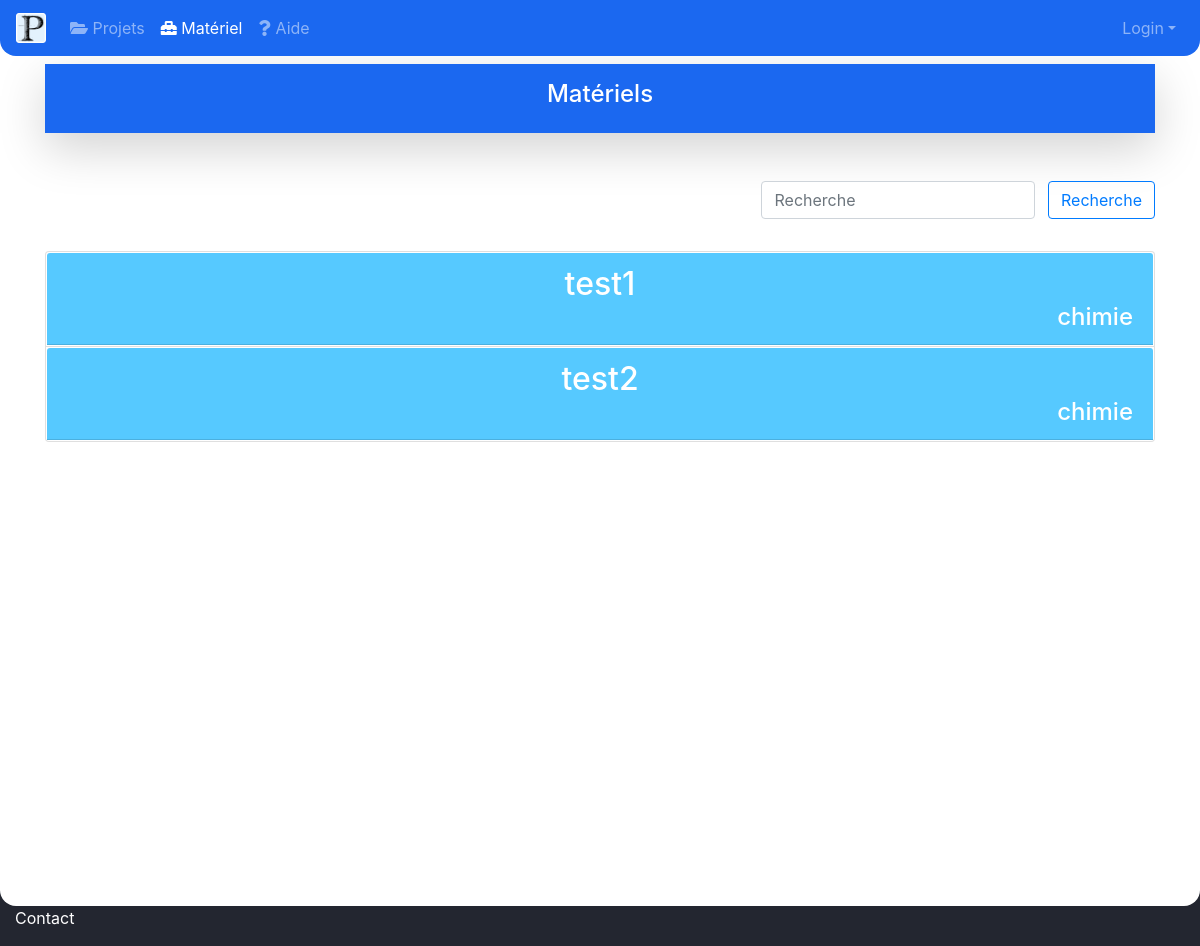
Page /materiel/?form= on the earlier database version.
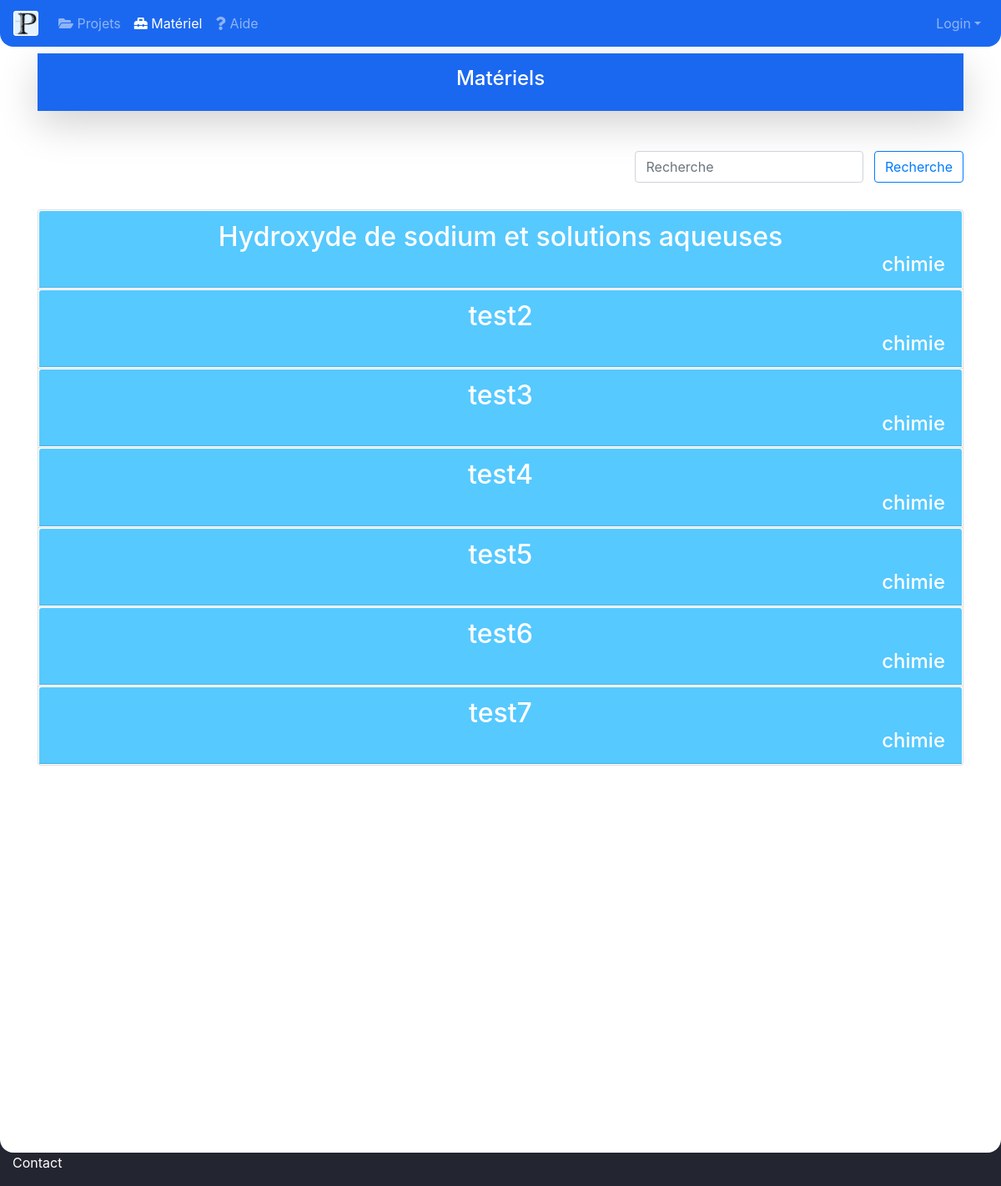
Same page on the later database version.
### comptes/models.py (models this page shows, shortened)
class Materiaux(models.Model):
    nom = models.CharField(max_length=100)
    type = models.CharField(max_length=100)
    important = TextField()
    description = TextField()
    infoGeneral = TextField()

### Prepascience/views.py (the view)
# urls.py: path('materiel/', views.materiaux),
def materiaux(request):
    if request.method == 'GET':
        form = request.GET['form']
        if form == '':
            mat = Materiaux.objects.all()
        else:
            mat = Materiaux.objects.filter(nom__icontains=form)
    else:
        mat = Materiaux.objects.all()
    l= len(mat)
    return render(request, "materiaux.html", {'mat': mat, 'l':l})

### Prepascience/session.py (called while the page is built)
    def __call__(self, request):
        response = self.get_response(request)
        return response

    def process_view(self, request, view_func, view_args, view_kwargs):
        assert hasattr(request, 'user')
        path = request.path_info.lstrip('/')
        if not request.user.is_authenticated:
            if any(url.match(path) for url in EXEMPT_URLS):
                return redirect(settings.LOGIN_URL)

### templates/materiaux.html (shortened to what this page needs)
{% load static %}
<!doctype html>
<html lang="en">
<head>
    <link rel="stylesheet" href="https://stackpath.bootstrapcdn.com/bootstrap/4.4.1/css/bootstrap.min.css">
    <link rel="stylesheet" href="https://use.fontawesome.com/releases/v5.7.0/css/all.css">
</head>
<body style=" background-color: #232630;" >
<nav class="navbar navbar-expand-md navbar-dark fixed-top" style="background-color: #1B68F0;border-bottom-left-radius: 1rem; border-bottom-right-radius: 1rem ">
    <a class="navbar-brand" href="/">
        <img src="{% static 'images/logo.png' %}" width="30" height="30" class="d-inline-block align-top" alt="">
    </a>
    <div class="collapse navbar-collapse" id="navbarsExampleDefault">
        <ul class="navbar-nav mr-auto">
            <li class="nav-item">
                <a class="nav-link" href="#"> <i class="fas fa-folder-open"> </i> Projets </a>
            </li>
            <li class="nav-item active">
                <a class="nav-link" href="/materiel/?form="> <i class="fas fa-toolbox"></i> Matériel </a>
            </li>
            <li class="nav-item">
                <a class="nav-link" href="#"> <i class="fas fa-question"></i> Aide </a>
            </li>
            </ul>
            {% if user.is_authenticated %}
            <div align="right" class="navbar-nav">
                <a class="nav-link dropdown-toggle" href="#" id="dropdown01" data-toggle="dropdown" aria-haspopup="true" aria-expanded="false"> Profil</a>
                <div class="dropdown-menu dropdown-menu-lg-right" aria-labelledby="dropdown01">
                    <a class="dropdown-item" href="/login/">Se connecter</a>
                    <a class="dropdown-item" href="">Creer un compte</a>
                </div>
            </div>
            {% else %}
               <div align="right" class="navbar-nav">
                <a class="nav-link dropdown-toggle" href="#" id="dropdown01" data-toggle="dropdown" aria-haspopup="true" aria-expanded="false"> Login</a>
            </div>
            {% endif %}
    </div>
</nav>
<main role="main"  style="padding-left: 0px;padding-right: 0px;padding-top: 4rem;padding-bottom: 4rem; background-color: #FFFFFF;border-bottom-left-radius: 1rem;border-bottom-right-radius: 1rem">
    <div class="container" align="right">
    <div style="background-color: #1B68F0;margin-bottom: 2rem" align="center" class="shadow-lg p-3 mb-5 text-white"><h4>Matériels</h4></div>
    <form class="form-inline"  action="/materiel" method="GET" style="display:block;margin-top: 2rem;margin-bottom: 2rem">
      <input class="form-control mr-sm-2" type="text" placeholder="Recherche" aria-label="Recherche" id="recherche" name="form" value="{{recherche}}">
      <button class="btn btn-outline-primary" type="submit">Recherche</button>
    </form>
    <div class="accordion" id="listeMateriaux">
    {% for i in mat %}
  <div class="card">
  <button class="btn btn-link" type="button" data-toggle="collapse" data-target="#collapse{{i.id}}" aria-expanded="true" aria-controls="collapse{{i.id}}" style="padding: 0px">
    <div class="card-header" id="heading{{i.id}}" style="background-color: #56C9FF;color:#FFFFFF;transition-duration: 0.5s;text-decoration: none;" onmouseover="this.style.background='#1B68F0'" onmouseout="this.style.background='#56C9FF'">
        <h2 class="mb-0" style="color:#FFFFFF">
          {{ i.nom }}
      </h2>
        <h4 class="mb-0" style="color:#FFFFFF; position:relative" align="right">
          {{ i.type }}
      </h4>
    </div>
  </button>
  </div>
    {% endfor %}
</div>
    </div>
</main>
<div class="container-fluid">
    <p style="color: white">Contact</p>
</div>
</body>
</html>

Differences in the rows shown:
changed Materiaux: nom "test1" → "Hydroxyde de sodium et solutions aqueuses"
added Materiaux: nom "test3", type "chimie"
added Materiaux: nom "test4", type "chimie"
added Materiaux: nom "test5", type "chimie"
added Materiaux: nom "test6", type "chimie"
added Materiaux: nom "test7", type "chimie"
